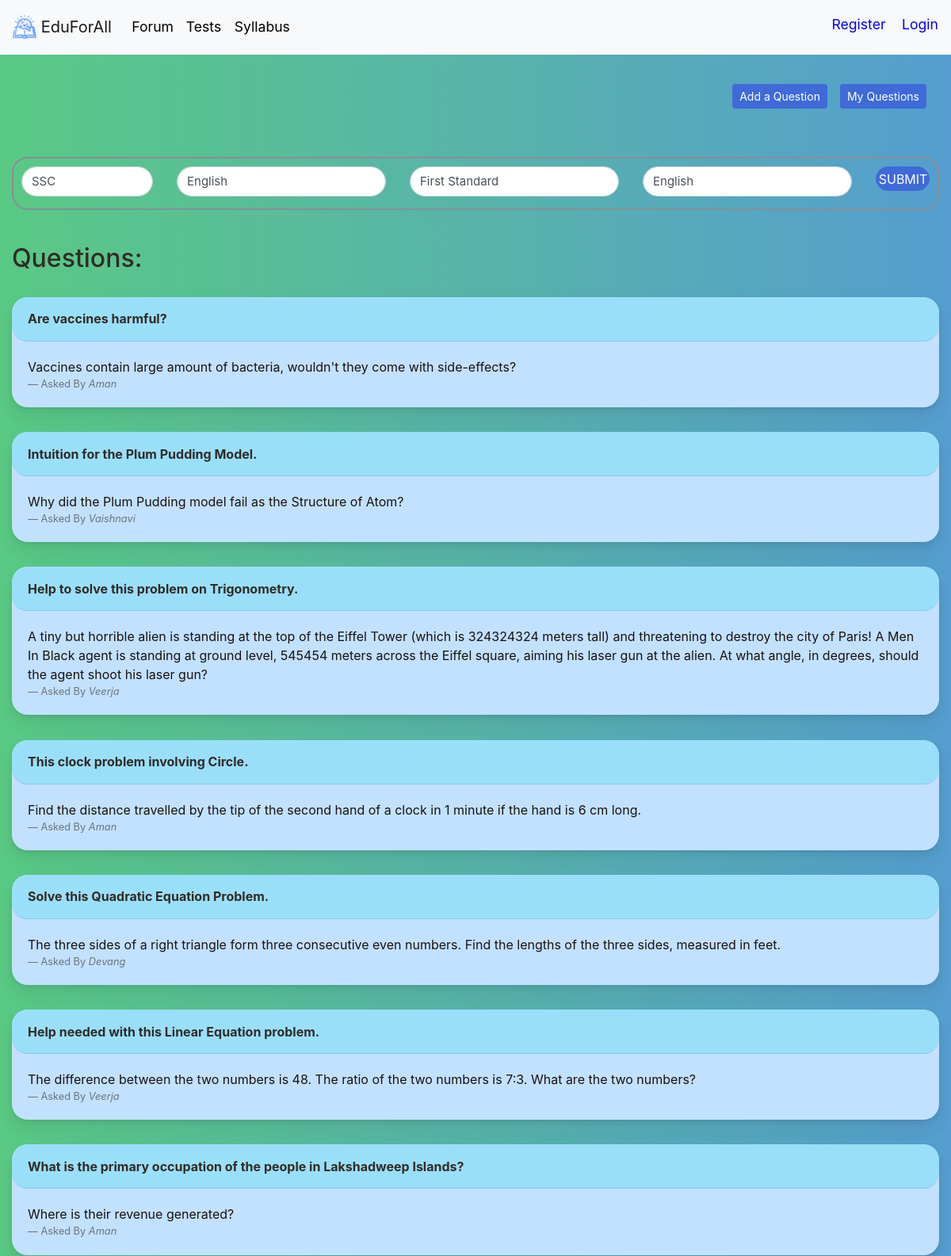
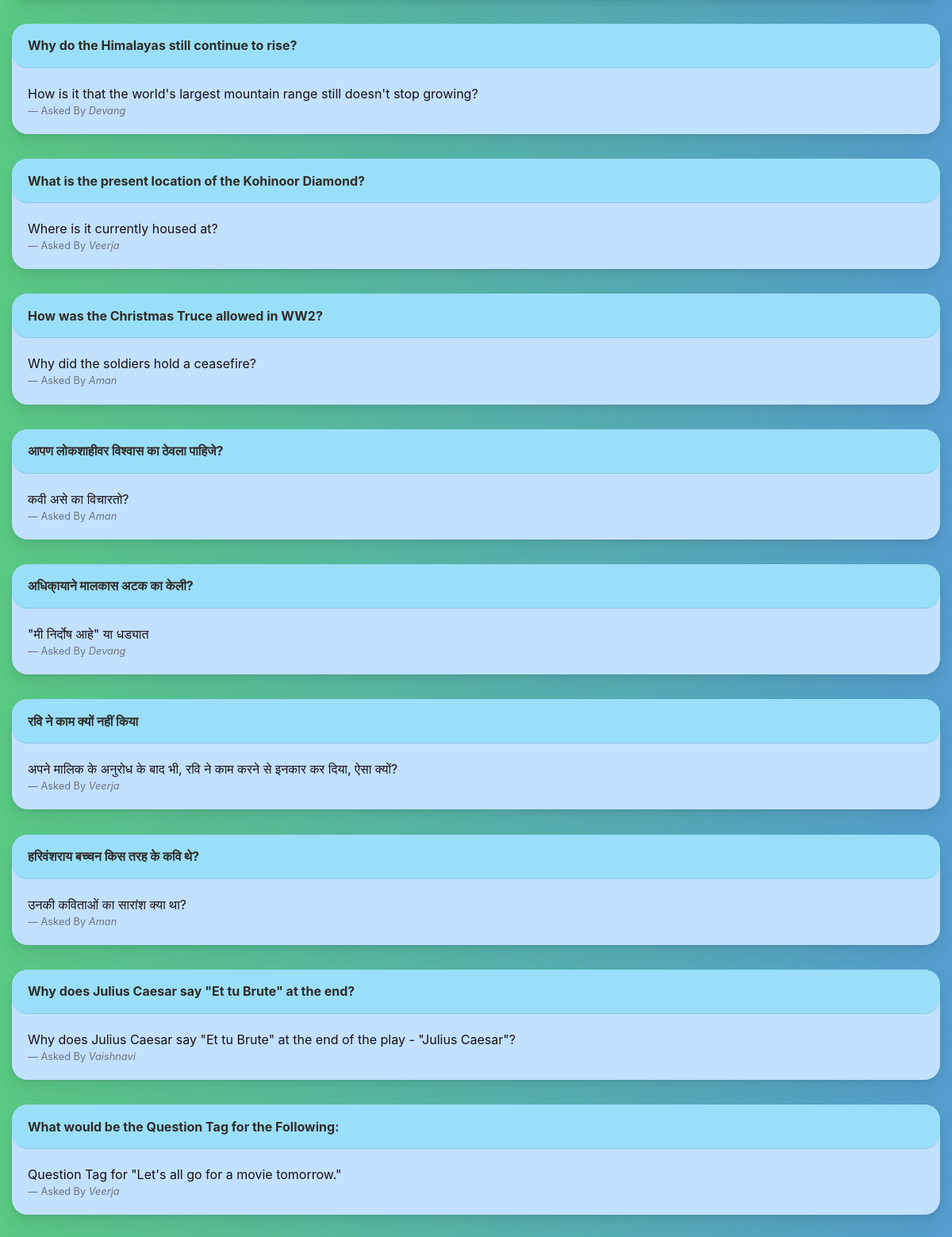
The app's page /forum/ with its own data (2 pictures, top to bottom).
### forum/models.py (models this page shows, shortened)
class question(models.Model):
    created = models.DateTimeField(auto_now_add=True)
    questionBy = models.ForeignKey(student, on_delete=models.CASCADE)
    title = models.CharField(max_length=240)
    body = models.CharField(max_length=25000)
    medium = models.CharField(max_length=100)
    acadYear = models.CharField(max_length=100)
    subject = models.CharField(max_length=100)
    board = models.CharField(max_length=100, default="SSC")

class student(models.Model):
    user: OneToOneField = models.OneToOneField(User, on_delete=models.CASCADE)
    acadYear = models.CharField(max_length=100)
    medium = models.CharField(max_length=100)
    board = models.CharField(max_length=100, default="SSC")

### forum/views.py (the view, shortened to what this page needs)
# urls.py: path('',views.forumLanding.as_view(),name='forumLanding'),
class forumLanding(View):
    def get(self, request, template_name='forumLanding.html'):
        message = {}
        message['questions'] = question.objects.all().order_by('-created')
        return render(request, 'forumLanding.html', message)

### forum/templates/forumLanding.html (shortened to what this page needs)
{% extends 'base.html' %}
{% load static %}
{% block content %}
<link rel="stylesheet" href="{% static 'all.css' %}">
<link rel="stylesheet" href="{% static 'bt.css' %}">
<link rel="stylesheet" href="{% static 'btb.css' %}">
<link rel="stylesheet" href="{% static 'login.css' %}">
<link rel="stylesheet" href="{% static 'forumLanding.css' %}">
<div class="container-fluid">
    <br>
    <br>
    <br>
    <br>
    <br>
    <a class="btn btn-primary btn-sm float-right" style="margin-right: 16px; margin-bottom: 16px" href="{% url 'forum:myQuestions' %}" role="button">My Questions</a>
    <a class="btn btn-primary btn-sm float-right" style="margin-right: 16px; margin-bottom: 16px" href="{% url 'forum:addQuestion' %}" role="button">Add a Question</a>
    <br>
    <br>
    <br>
<br>
    <div class="container-fluid" style="padding: 10px; border: 2px solid; border-radius: 20px;">
        <form action="" method="post">
        <div class="row">
            <div class="col-lg-2">
                <select name="board" id="board" required class="form-control"
                            style="border-radius: 20px; font-size: 15px; margin-bottom: 5px;">
                            <option value="SSC">SSC</option>
                </select>
            </div>
            <div class="col-lg-3">
                <select name="medium" id="medium" required class="form-control"
                            style="border-radius: 20px; font-size: 15px; margin-bottom: 5px;">
                            <option value="english">English</option>
                </select>
            </div>
            <div class="col-lg-3">
                <select name="acadYear" id="acadYear" required style="border-radius: 20px; font-size: 15px; margin-bottom: 5px;"
                            class="form-control">
                            <option value="1">First Standard</option>
                        </select>
            </div>
            <div class="col-lg-3">
                <select name="subject" id="subject" required style="border-radius: 20px; font-size: 15px; margin-bottom: 5px;"
                class="form-control">
                    <option value="English">English</option>
                </select>
            </div>
            <div class="col-lg-1">
                <button class="btn btn-primary btn-block text-uppercase" type="submit"
                            style="font-size: 1rem; padding: 4%; border-radius: 20px;">Submit</button>
            </div>
        </form>
        </div>
    </div>
<br><br>
    {% if questions %}
    <h2 style="color: #312b26;">Questions:</h2>
    <br>
<div class="container-fluid">
    {% for i in questions %}
    <a href="{% url 'forum:queAns' i.id %}">
        <div class="card" style="background-color: #c2e1ff; color: #1a1111;">
            <div class="card-header" style="font-size:1rem; background-color: #9adffa; color: #312b26">
             <strong>{{i.title}}</strong>
            </div>
            <div class="card-body">
                <blockquote class="blockquote mb-0" style="font-size:1rem">
                    <p>{{i.body}}</p>
                    <footer class="blockquote-footer">Asked By <cite
                            title="Source Title">{{ i.questionBy.user.first_name }}</cite></footer>
                </blockquote>
            </div>
        </div>
    </a>
    <br>
    {% endfor %}
</div>
{% else %}
<h2>Found 0 Results.</h2>
{% endif %}
{% endblock %}

### static/login.css (style rules this page uses)
:root { --input-padding-x: 1.5rem; --input-padding-y: .75rem; }
body { background: #007bff; background: linear-gradient(to right, #5ac984, #559ecf); }
.card { margin: 0 auto; float: none; margin-bottom: 10px; }

### static/forumLanding.css (style rules this page uses)
body { margin: 0; font-family: -apple-system, BlinkMacSystemFont, "Segoe UI", Roboto, "Helvetica Neue", Arial, "Noto Sans", sans-serif, "Apple Color Emoji", "Segoe UI Emoji", "Segoe UI Symbol", "Noto Color Emoji"; font-size: .88rem; font-weight: 400; line-height: 1.5; color: #878f97; text-align: left; background-color: #ffffff }
.card { box-shadow: 0 0.46875rem 2.1875rem rgba(4, 9, 20, 0.03), 0 0.9375rem 1.40625rem rgba(4, 9, 20, 0.03), 0 0.25rem 0.53125rem rgba(4, 9, 20, 0.05), 0 0.125rem 0.1875rem rgba(4, 9, 20, 0.03); border-width: 0; transition: all .2s; border-radius: 20px; }
.card-header:first-child { border-radius: calc(.25rem - 1px) calc(.25rem - 1px) 0 0; border-radius: 20px; }
.card-header { display: flex; align-items: center; border-bottom-width: 1px; padding-top: 0; padding-bottom: 0; padding-right: .625rem; height: 3.5rem; background-color: #fff; border-bottom: 1px solid rgba(26, 54, 126, 0.125) }
.btn-primary { color: #fff; background-color: #3f6ad8; border-color: #3f6ad8 }
.form-control { display: block; width: 100%; height: calc(2.25rem + 2px); padding: .375rem .75rem; font-size: 1rem; font-weight: 400; line-height: 1.5; color: #495057; background-color: #fff; background-clip: padding-box; border: 1px solid #ced4da; border-radius: .25rem; transition: border-color 0.15s ease-in-out, box-shadow 0.15s ease-in-out }
.card-body { flex: 1 1 auto; padding: 1.25rem }
a { color: #E91E63; text-decoration: none !important; background-color: transparent }

### records on screen
question: title "Are vaccines harmful?", body "Vaccines contain large amount of bacteria, wouldn't they come with side-effects?", questionBy.user.first_name "Aman"
question: title "Intuition for the Plum Pudding Model.", body "Why did the Plum Pudding model fail as the Structure of Atom?", questionBy.user.first_name "Vaishnavi"
question: title "Help to solve this problem on Trigonometry.", body "A tiny but horrible alien is standing at the top of the Eiffel Tower (which is 324324324 meters tall) and threatening to destroy the city of Paris! A Men In Black agent is standing at ground level, 545454 meters across the Eiffel square, aiming his laser gun at the alien. At what angle, in degrees, should the agent shoot his laser gun?", questionBy.user.first_name "Veerja"
question: title "This clock problem involving Circle.", body "Find the distance travelled by the tip of the second hand of a clock in 1 minute if the hand is 6 cm long.", questionBy.user.first_name "Aman"
question: title "Solve this Quadratic Equation Problem.", body "The three sides of a right triangle form three consecutive even numbers. Find the lengths of the three sides, measured in feet.", questionBy.user.first_name "Devang"
question: title "Help needed with this Linear Equation problem.", body "The difference between the two numbers is 48. The ratio of the two numbers is 7:3. What are the two numbers?", questionBy.user.first_name "Veerja"
question: title "What is the primary occupation of the people in Lakshadweep Islands?", body "Where is their revenue generated?", questionBy.user.first_name "Aman"
question: title "Why do the Himalayas still continue to rise?", body "How is it that the world's largest mountain range still doesn't stop growing?", questionBy.user.first_name "Devang"
question: title "What is the present location of the Kohinoor Diamond?", body "Where is it currently housed at?", questionBy.user.first_name "Veerja"
question: title "How was the Christmas Truce allowed in WW2?", body "Why did the soldiers hold a ceasefire?", questionBy.user.first_name "Aman"
question: title "आपण लोकशाहीवर विश्वास का ठेवला पाहिजे?", body "कवी असे का विचारतो?", questionBy.user.first_name "Aman"
question: title "अधिका्याने मालकास अटक का केली?", body "\"मी निर्दोष आहे\" या धड्यात", questionBy.user.first_name "Devang"
question: title "रवि ने काम क्यों नहीं किया", body "अपने मालिक के अनुरोध के बाद भी, रवि ने काम करने से इनकार कर दिया, ऐसा क्यों?", questionBy.user.first_name "Veerja"
question: title "हरिवंशराय बच्चन किस तरह के कवि थे?", body "उनकी कविताओं का सारांश क्या था?", questionBy.user.first_name "Aman"
question: title "Why does Julius Caesar say \"Et tu Brute\" at the end?", body "Why does Julius Caesar say \"Et tu Brute\" at the end of the play - \"Julius Caesar\"?", questionBy.user.first_name "Vaishnavi"
question: title "What would be the Question Tag for the Following:", body "Question Tag for \"Let's all go for a movie tomorrow.\"", questionBy.user.first_name "Veerja"
